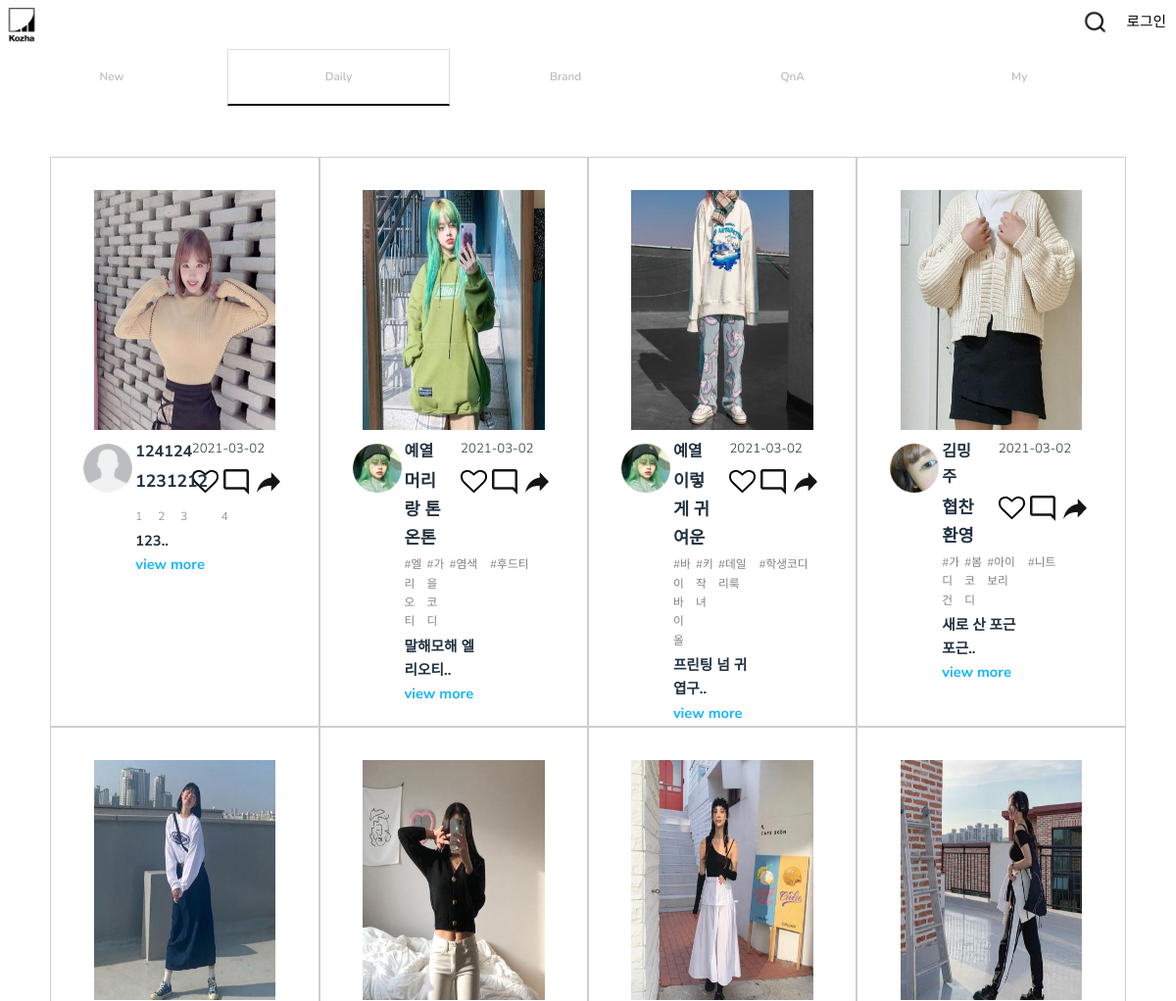
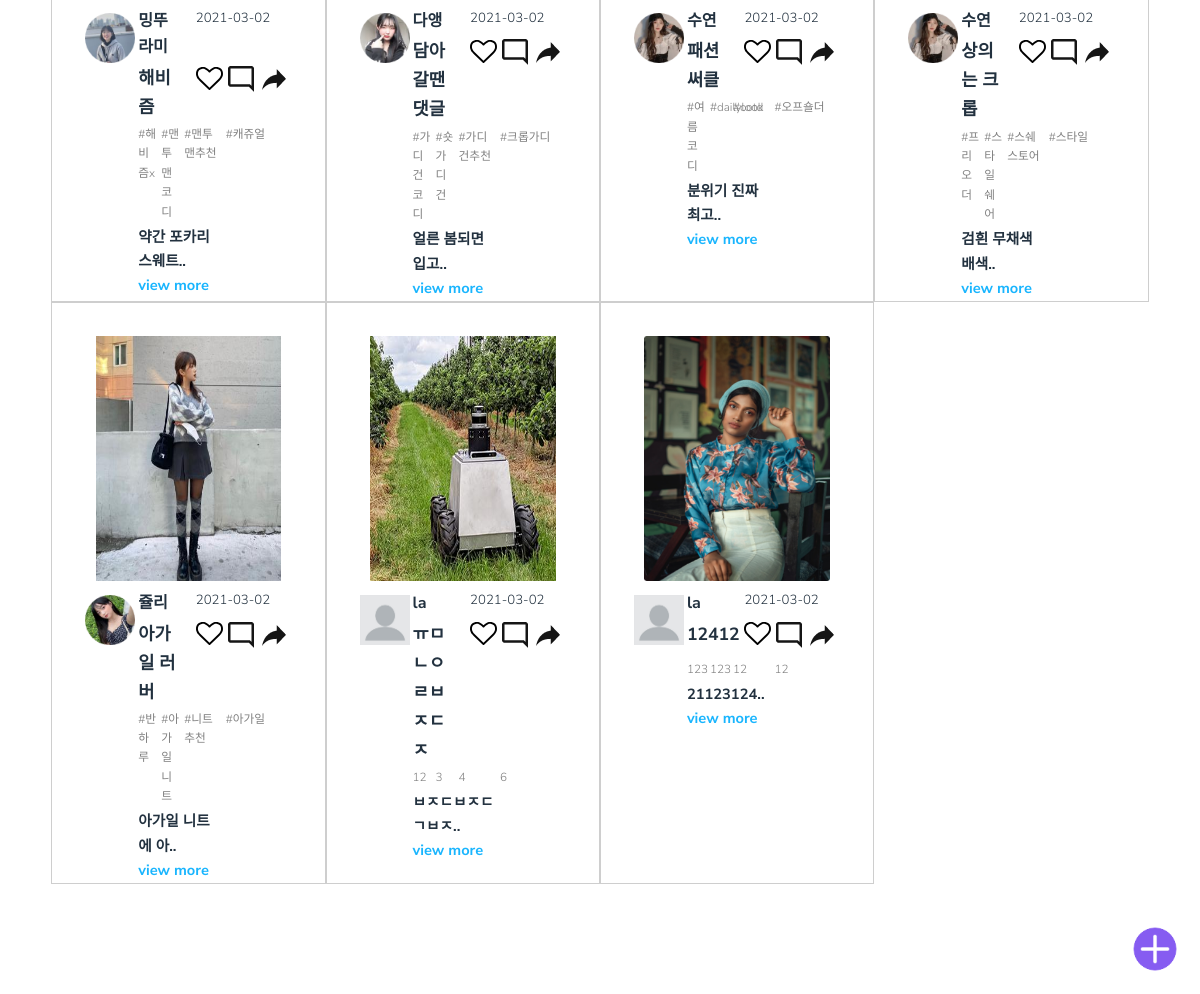
The app's page /daily with its own data (2 pictures, top to bottom).
### kozha/models.py (models this page shows, shortened)
class Post(db.Model):
    id = db.Column(db.Integer, primary_key=True)
    title = db.Column(db.String(100), nullable=False)
    date_posted = db.Column(db.DateTime, nullable=False, default=datetime.utcnow())
    content = db.Column(db.Text, nullable=False)
    style = db.Column(db.String(30), nullable=False, default='베이직')
    tags = db.relationship('Hashtag', secondary=tags, backref=db.backref('tagging', lazy='dynamic'))
    content_img = db.Column(db.String(20), nullable=False, default='dummy_post.jpg')
    user_id = db.Column(db.Integer, db.ForeignKey('user.id'), nullable=False)

class User(db.Model, UserMixin):
    id = db.Column(db.Integer, primary_key=True)
    username = db.Column(db.String(20), unique=True, nullable=False)
    email = db.Column(db.String(120), unique=True, nullable=False)
    image_file = db.Column(db.String(20), nullable = False, default='dummy.jpg')
    password = db.Column(db.String(60), nullable=False)
    style = db.Column(db.String(30), nullable=False, default='베이직')
    posts = db.relationship('Post', backref='author', lazy=True)
    profile = db.Column(db.Text(), default='User Profile')

class Hashtag(db.Model):
    id = db.Column(db.Integer, primary_key=True)
    tagname = db.Column(db.String(20), nullable = False)

### kozha/routes.py (the view)
@app.route("/daily", methods=['GET','POST'])
def daily():
    if current_user.is_authenticated:
        posts = Post.query.filter_by(style=current_user.style).all()
        posts = reversed(posts)
    else:
        posts=Post.query.all()
        posts=reversed(posts)
    return render_template('daily.html', title='Daily', posts=posts)

### kozha/templates/daily.html (shortened to what this page needs)
{% extends "layout.html" %}
{% block content %}
<section id="galleries">
	<div class="gallery">
		<div class="content">
			{% for post in posts %}
			<div class="media">
				<a class="a-main-img" href="{{ url_for('post', post_id=post.id) }}">
					<img class="main-img" src="{{ url_for('static', filename='update_pics/'+post.content_img) }}" alt=""
						title="This right here is a caption." />
				</a>
				<div class="user_information">
					<div class="box1"><img
							src="{{ url_for('static', filename = 'profile_pics/' + post.author.image_file) }}"></div>
					<div class="box2">{{ post.author.username }}</div>
					<div class="box3">{{ post.date_posted.strftime('%Y-%m-%d') }}</div>
					<div class="box4">
						<div class="b1">
							<div class="like-heart-btn">
							</div>
						</div>
					</div>
					<div class="box5"><img src="{{ url_for('static', filename='images/comment_button.png') }}"></div>
					<div class="box6"><img src="{{ url_for('static', filename='images/share_button.png') }}"></div>
					<div class="box7">{{ post.title }}</div>
					<div class="box9">{{ post.tags[0].tagname }}</div>
					<div class="box10">{{ post.tags[1].tagname }}</div>
					<div class="box15">{{ post.tags[2].tagname }}</div>
					<div class="box16">{{ post.tags[3].tagname }}</div>
					<div class="box11">{{ post.content[:9] }}..<a href="{{ url_for('post', post_id = post.id) }}">view
							more</a></div>
					<div class="box12"></div>
				</div>
			</div>
			{% endfor %}
		</div>
	</div>
</section>
<div class="upload_button">
	<a href="{{ url_for('new_post') }}"><img id="uploadB"
			src="{{ url_for('static', filename='images/uploadbutton.png') }}"></a>
</div>
</section>
{% endblock content %}

### records on screen
Post: content_img (picture), image_file (picture), author.username "124124", date_posted "2021-03-02", title "1231212", tagname "1", tagname "2", tagname "3", tagname "4", content "123"
Post: content_img (picture), image_file (picture), author.username "예열", date_posted "2021-03-02", title "머리랑 톤온톤", tagname "#엘리오티", tagname "#가을코디", tagname "#염색", tagname "#후드티", content "말해모해 엘리오티"
Post: content_img (picture), image_file (picture), author.username "예열", date_posted "2021-03-02", title "이렇게 귀여운", tagname "#바이바이올", tagname "#키작녀", tagname "#데일리룩", tagname "#학생코디", content "프린팅 넘 귀엽구"
Post: content_img (picture), image_file (picture), author.username "김밍주", date_posted "2021-03-02", title "협찬환영", tagname "#가디건", tagname "#봄코디", tagname "#아이보리", tagname "#니트", content "새로 산 포근포근"
Post: content_img (picture), image_file (picture), author.username "밍뚜라미", date_posted "2021-03-02", title "해비즘", tagname "#해비즘x", tagname "#맨투맨코디", tagname "#맨투맨추천", tagname "#캐쥬얼", content "약간 포카리스웨트"
Post: content_img (picture), image_file (picture), author.username "다앵", date_posted "2021-03-02", title "담아갈땐 댓글", tagname "#가디건코디", tagname "#숏가디건", tagname "#가디건추천", tagname "#크롭가디", content "얼른 봄되면 입고"
Post: content_img (picture), image_file (picture), author.username "수연", date_posted "2021-03-02", title "패션써클", tagname "#여름코디", tagname "#dailylook", tagname "#ootd", tagname "#오프숄더", content "분위기 진짜 최고"
Post: content_img (picture), image_file (picture), author.username "수연", date_posted "2021-03-02", title "상의는 크롭", tagname "#프리오더", tagname "#스타일쉐어", tagname "#스쉐스토어", tagname "#스타일", content "검흰 무채색 배색"
Post: content_img (picture), image_file (picture), author.username "쥴리", date_posted "2021-03-02", title "아가일 러버", tagname "#반하루", tagname "#아가일니트", tagname "#니트추천", tagname "#아가일", content "아가일 니트에 아"
Post: content_img (picture), image_file (placeholder picture), author.username "la", date_posted "2021-03-02", title "ㅠㅁㄴㅇㄹㅂㅈㄷㅈ", tagname "12", tagname "3", tagname "4", tagname "6", content "ㅂㅈㄷㅂㅈㄷㄱㅂㅈ"
Post: content_img (picture), image_file (placeholder picture), author.username "la", date_posted "2021-03-02", title "12412", tagname "123", tagname "12", content "21123124"
